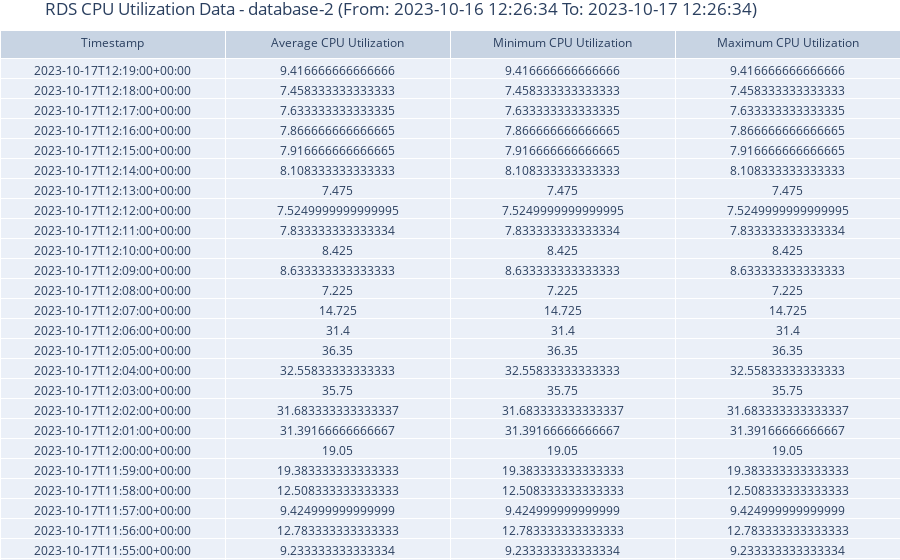

The cell this chart's notebook holds for it:
### Code cell
# Updated rds_cpu function
def rds_cpu(rds_instance_id, session, start_time, end_time=None, period=600):
    try:
        metric_name = 'CPUUtilization'

        # Create a CloudWatch client using the existing AWS session
        cloudwatch = session.client('cloudwatch')

        # If end_time is not provided, use the current time (now)
        if end_time is None:
            end_time = datetime.utcnow()

        # Round start_time and end_time to the nearest 10 minutes
        start_time = round_to_nearest_10_minutes(start_time)
        end_time = round_to_nearest_10_minutes(end_time)

        # Convert start_time and end_time to ISO format
        start_time_iso = start_time.isoformat()
        end_time_iso = end_time.isoformat()

        # Get CPU utilization metric data (average, minimum, and maximum)
        response = cloudwatch.get_metric_data(
            MetricDataQueries=[
                {
                    'Id': 'm1',
                    'MetricStat': {
                        'Metric': {
                            'Namespace': 'AWS/RDS',
                            'MetricName': metric_name,
                            'Dimensions': [
                                {
                                    'Name': 'DBInstanceIdentifier',
                                    'Value': rds_instance_id
                                },
                            ]
                        },
                        'Period': period,
                        'Stat': 'Average',
                    },
                    'ReturnData': True,
                },
                {
                    'Id': 'm2',
                    'MetricStat': {
                        'Metric': {
                            'Namespace': 'AWS/RDS',
                            'MetricName': metric_name,
                            'Dimensions': [
                                {
                                    'Name': 'DBInstanceIdentifier',
                                    'Value': rds_instance_id
                                },
                            ]
                        },
                        'Period': period,
                        'Stat': 'Minimum',
                    },
                    'ReturnData': True,
                },
                {
                    'Id': 'm3',
                    'MetricStat': {
                        'Metric': {
                            'Namespace': 'AWS/RDS',
                            'MetricName': metric_name,
                            'Dimensions': [
                                {
                                    'Name': 'DBInstanceIdentifier',
                                    'Value': rds_instance_id
                                },
                            ]
                        },
                        'Period': period,
                        'Stat': 'Maximum',
                    },
                    'ReturnData': True,
                },
            ],
            StartTime=start_time_iso,
            EndTime=end_time_iso,
        )

        # Extract and return the CPU utilization data as a Pandas DataFrame
        avg_values = response['MetricDataResults'][0]['Values']
        min_values = response['MetricDataResults'][1]['Values']
        max_values = response['MetricDataResults'][2]['Values']
        timestamps = response['MetricDataResults'][0]['Timestamps']

        cpu_data = pd.DataFrame({
            'Timestamp': timestamps,
            'Average_CPUUtilization': avg_values,
            'Minimum_CPUUtilization': min_values,
            'Maximum_CPUUtilization': max_values
        })

        return cpu_data

    except Exception as e:
        print("An error occurred while retrieving CPU utilization:", str(e))
        return None


rds_instance_id = 'database-2'
start_time = datetime.utcnow() - timedelta(days=1)
end_time = datetime.utcnow()

# Get the CPU utilization data for the specified RDS instance using the existing session
cpu_data = rds_cpu(rds_instance_id, session, start_time, end_time, period=10)

# Convert start_time and end_time to formatted strings
start_time_str = start_time.strftime("%Y-%m-%d %H:%M:%S")
end_time_str = end_time.strftime("%Y-%m-%d %H:%M:%S")

# Concatenate rds_instance_id and formatted start/end times with the table title
table_title = f"RDS CPU Utilization Data - {rds_instance_id} (From: {start_time_str} To: {end_time_str})"

# Create a Plotly figure for the table
table_fig = go.Figure(data=[go.Table(
    header=dict(values=["Timestamp", "Average CPU Utilization", "Minimum CPU Utilization", "Maximum CPU Utilization"]),
    cells=dict(values=[cpu_data['Timestamp'], cpu_data['Average_CPUUtilization'], cpu_data['Minimum_CPUUtilization'], cpu_data['Maximum_CPUUtilization']])
)])

# Update the layout of the table figure
table_fig.update_layout(
    title=table_title,
    margin=dict(l=0, r=0, t=30, b=0)  # Adjust the margins as needed
)

# Display the table figure
table_fig.show()

### Figure 1 — Plotly figure (JSON) as saved in the notebook; plotly's stock layout.template omitted (floating-point values rounded to 4 significant figures; data arrays with more than 128 entries replaced by an {"elided": "..."} marker saying what was removed)
{"data": [{"cells": {"values": {"elided": "4x173 mixed values"}}, "header": {"values": ["Timestamp", "Average CPU Utilization", "Minimum CPU Utilization", "Maximum CPU Utilization"]}, "type": "table"}], "layout": {"margin": {"b": 0, "l": 0, "r": 0, "t": 30}, "title": {"text": "RDS CPU Utilization Data - database-2 (From: 2023-10-16 12:26:34 To: 2023-10-17 12:26:34)"}}}
